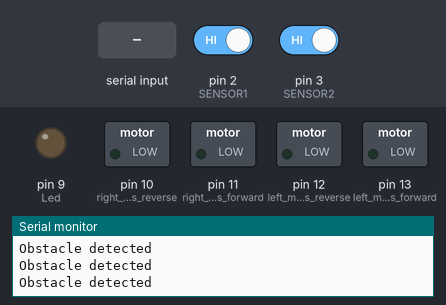
This sketch was run on a simulated Arduino Uno, built with avr-gcc and run on an emulated ATmega328P. On the bench: switched loads named in the sketch (green lamp = pin HIGH), output pins drawn as LEDs (lit = HIGH), the last lines printed to the serial monitor. The inputs (shaded band) are chosen by the test bench; at power-on: pin 3 (SENSOR2) HIGH, pin 2 (SENSOR1) HIGH.

Above: at 1.2 s.
1.3 s: "B" received over Serial
At 2.5 s:
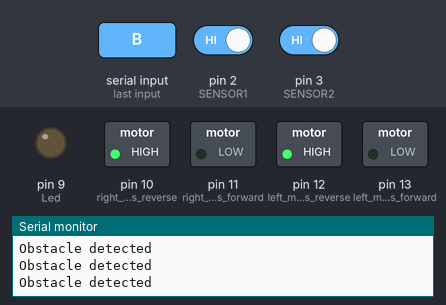
2.8 s: "F" received over Serial
At 3.9 s:
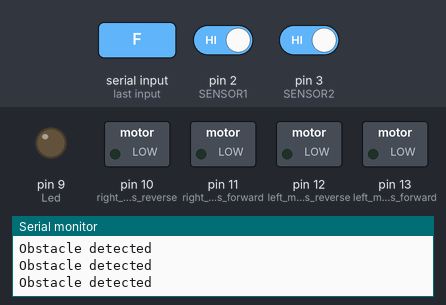
5.8 s: pin 3 (SENSOR2) driven LOW
At 7.0 s:
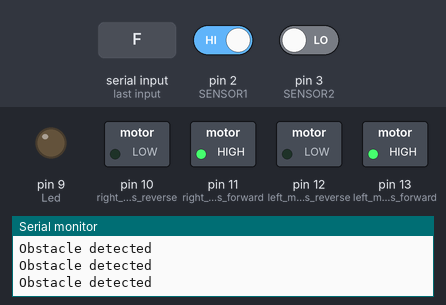
7.3 s: "L" received over Serial
At 8.1 s:
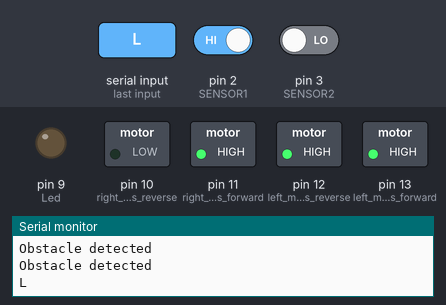
8.8 s: "R" received over Serial
At 9.3 s:
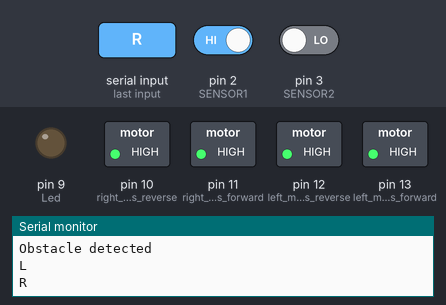
10.3 s: "W" received over Serial
At 11.6 s:
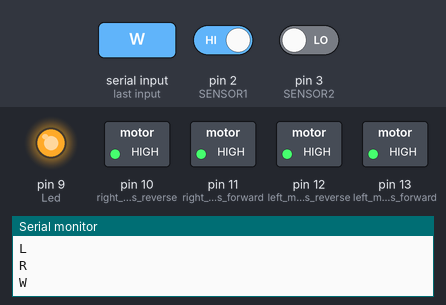
Timing chart, 0 to 12.8 s (numbered marks = the images above; inputs shaded):
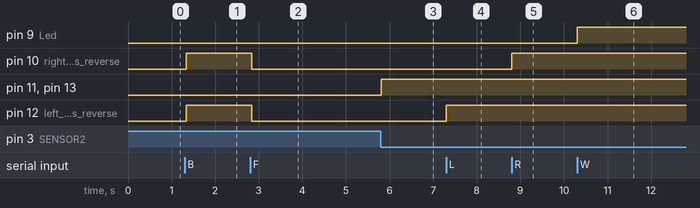

The sketch:

F_Code.ino
```cpp
#define SENSOR1 2// define pin 2 for sensor1
#define SENSOR2 3// define pin 3 for sensor2
char t;
void setup() {
pinMode(SENSOR1, INPUT_PULLUP);// define pin as Input sensor1
pinMode(SENSOR2, INPUT_PULLUP);// define pin as Input sensor2
pinMode(13,OUTPUT);   //left motors forward
pinMode(12,OUTPUT);   //left motors reverse
pinMode(11,OUTPUT);   //right motors forward
pinMode(10,OUTPUT);   //right motors reverse
pinMode(9,OUTPUT);    //Led
Serial.begin(9600);
}

void loop() {
  label:

  int L1 =digitalRead(SENSOR1);// read the sensor 1
  int L2 =digitalRead(SENSOR2);// read the sensor 2
  if(Serial.available()){
  t = Serial.read();
  Serial.println(t);
}
if(L1==1 && L2==0)
{
if(t == 'F'){
  //move forward(all motors rotate in forward direction)
  digitalWrite(13,HIGH);
  digitalWrite(11,HIGH);
}

else if(t == 'B'){      //move reverse (all motors rotate in reverse direction)
  digitalWrite(12,HIGH);
  digitalWrite(10,HIGH);
}

else if(t == 'L'){      //turn right (left side motors rotate in forward direction, right side motors doesn't rotate)
  digitalWrite(11,HIGH);
  digitalWrite(12,HIGH);
}

else if(t == 'R'){      //turn left (right side motors rotate in forward direction, left side motors doesn't rotate)
  digitalWrite(13,HIGH);
  digitalWrite(10,HIGH);
}

else if(t == 'W'){    //turn led on or off)
  digitalWrite(9,HIGH);
}
else if(t == 'S'){      //STOP (all motors stop)
  digitalWrite(13,LOW);
  digitalWrite(12,LOW);
  digitalWrite(11,LOW);
  digitalWrite(10,LOW);
}
}
else if(L1==0 || L2==1)
{
   Serial.println("Obstacle detected");

   if(t == 'B')
   {      //move reverse (all motors rotate in reverse direction)
  digitalWrite(12,HIGH);
  digitalWrite(10,HIGH);
}
  else{
    //STOP (all motors stop)
    digitalWrite(13,LOW);
    digitalWrite(12,LOW);
    digitalWrite(11,LOW);
    digitalWrite(10,LOW);
  }
    goto label;
}

}
```

Measured:
- after the input at 1.3 s, pin 10 (right_motors_reverse), pin 12 (left_motors_reverse): LOW → HIGH at once
- after the input at 2.8 s, pin 10 (right_motors_reverse), pin 12 (left_motors_reverse): HIGH → LOW at once
- after the input at 5.8 s, pin 11 (right_motors_forward), pin 13 (left_motors_forward): LOW → HIGH at once
- after the input at 7.3 s, pin 12 (left_motors_reverse): LOW → HIGH at once
- after the input at 8.8 s, pin 10 (right_motors_reverse): LOW → HIGH at once
- after the input at 10.3 s, pin 9 (Led): LOW → HIGH at once
